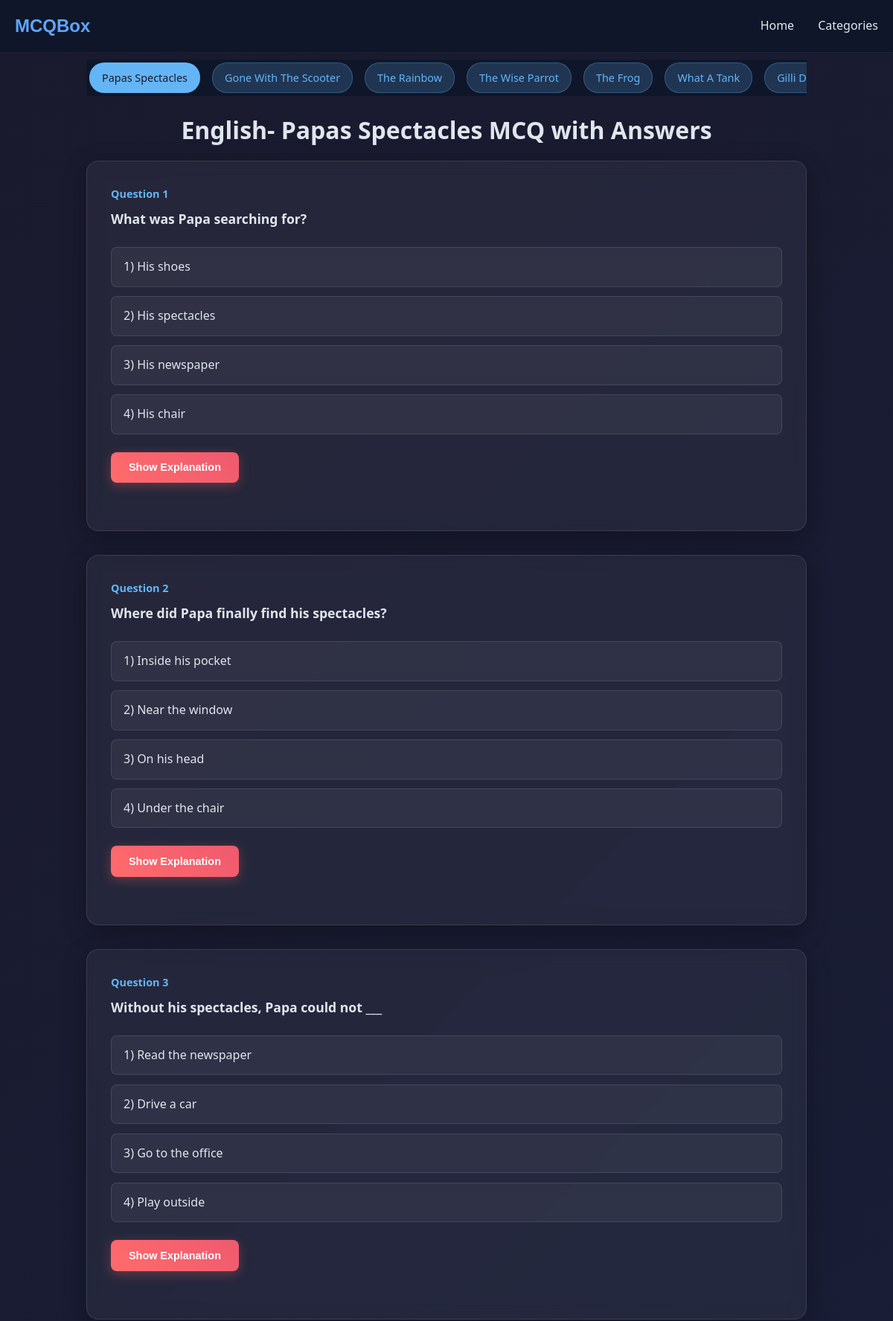
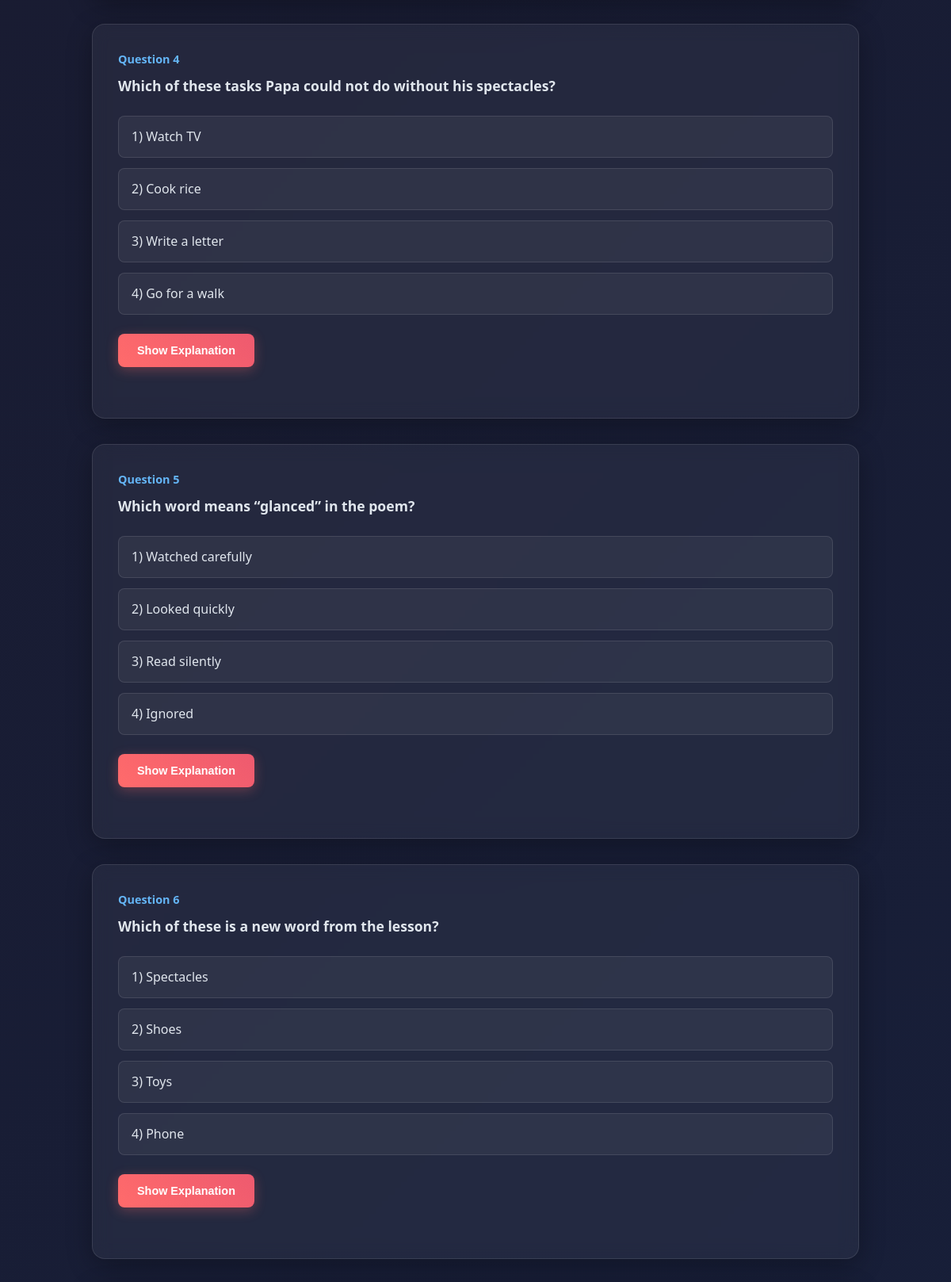
Page /category/class-5/english (upper part) on the committed database (2 pictures, top to bottom).
### mcqbox/model.py (models this page shows, shortened)
class Tag(db.Model):
    id = db.Column(db.Integer, primary_key=True)
    name = db.Column(db.String(50), nullable=False)
    category_id = db.Column(db.Integer, db.ForeignKey('category.id'), nullable=False)
    category = db.relationship('Category', backref=db.backref('tags', lazy=True))
    subcategory_id = db.Column(db.Integer, db.ForeignKey('subcategory.id'), nullable=True)
    subcategory = db.relationship('Subcategory', backref=db.backref('tags', lazy=True))
    created_at = db.Column(db.DateTime, server_default=db.func.now())

class Subcategory(db.Model):
    id = db.Column(db.Integer, primary_key=True)
    name = db.Column(db.String(50), nullable=False)
    category_id = db.Column(db.Integer, db.ForeignKey('category.id'), nullable=False)
    category = db.relationship('Category', backref=db.backref('subcategories', lazy=True))
    description = db.Column(db.String(200), nullable=True)
    created_at = db.Column(db.DateTime, server_default=db.func.now())
    updated_at = db.Column(db.DateTime, server_default=db.func.now(), onupdate=db.func.now())

class Question(db.Model):
    id = db.Column(db.Integer, primary_key=True)
    question_text = db.Column(db.String(500), nullable=False)
    subcategory_id = db.Column(db.Integer, db.ForeignKey('subcategory.id'), nullable=False)
    subcategory = db.relationship('Subcategory', backref=db.backref('questions', lazy=True))
    tag_id = db.Column(db.Integer, db.ForeignKey('tag.id'), nullable=True)
    tag = db.relationship('Tag', backref=db.backref('questions', lazy=True))
    explanation = db.Column(db.String(500), nullable=True)
    options = db.Column(db.JSON, nullable=False)
    category_id = db.Column(db.Integer, db.ForeignKey('category.id'), nullable=False)
    category = db.relationship('Category', backref=db.backref('questions', lazy=True))
    created_at = db.Column(db.DateTime, server_default=db.func.now())
    updated_at = db.Column(db.DateTime, server_default=db.func.now(), onupdate=db.func.now())

### mcqbox/frontend/route.py (the view)
@app.route("/category/<category>/<subcat>")
def mcq(category, subcat):
    category = category.replace('-', ' ')
    category_db = Category.query.filter_by(name=category).first()
    cate_id = category_db.id
    subcat = subcat.replace('-', ' ')
    subcategory_id = Subcategory.query.filter_by(name=subcat, category_id=cate_id).first()
    subcat_id = subcategory_id.id if subcategory_id else None
    tag = request.args.get("tag")
    if tag:
        tag = tag.replace('-', ' ')
        question = Question.query.join(Tag).filter(Tag.name == tag).all()
    else:
        tag = Tag.query.filter_by(subcategory_id=subcat_id).first()
        tag = tag.name if tag else None
        question = Question.query.join(Tag).filter(Tag.name == tag).all()
    tags = Tag.query.filter_by(subcategory_id=subcat_id).all()
    return render_template("mcq.html" , questions=question, category=category, subcat=subcat, id=id, tags=tags, tag = tag)

### mcqbox/frontend/templates/mcq.html (shortened to what this page needs)
{% from "micro/nav.html" import nav %}
{% extends "home.html" %}
{% block head %}
<link rel="stylesheet" href="{{ url_for('frontend.static', filename='css/mcq.css') }}">
<link rel="stylesheet" href="{{ url_for('frontend.static', filename='css/nav.css') }}">
{% endblock %}
{% block content %}
{{ nav() }}
<div class="container">
    <div class="chip-container">
        {% for tag in tags %}
        <a href="/category/{{category | replace(' ', '-')}}/{{subcat | replace(' ', '-')}}?tag={{tag.name | lower | replace(' ', '-')}}"
            style="text-decoration: none;" title="Explore {{tag.name | title}} questions">
            <div class="chip">{{tag.name |title}}</div>
        </a>
        {%endfor%}
    </div>
    <h1 style="text-align: center; margin: 1rem;">{{subcat | title}}- {{tag | title}} MCQ with Answers</h1>
    {% for question in questions%}
    <div class="mcq-card">
        <div class="question-number">Question {{ loop.index }}</div>
        <h2 class="question">{{question.question_text}}</h2>
        <ul style="list-style-type: none;">
            <div class="options">
                {%for opt in question.options%}
                <div class="option" onclick="selectOption(this, {{opt.is_correct |lower}})">
                    <li>{{ loop.index }}) {{opt.text}}</li>
                </div>
                {% endfor %}
            </div>
        </ul>
        <div class="lol">
            <div>
                <button class="explanation-btn" onclick="toggleExplanation(this)">Show Explanation</button>
            </div>
        </div>
    </div>
    {% endfor %}
</div>
{% endblock %}

### mcqbox/frontend/static/css/style.css (style rules this page uses)
* { margin: 0; padding: 0; box-sizing: border-box; }
body { font-family: 'Segoe UI', Tahoma, Geneva, Verdana, sans-serif; line-height: 1.6; color: #e0e0e0; background: linear-gradient(135deg, #0f0f23 0%, #1a1a2e 50%, #16213e 100%); min-height: 100vh; transition: all 0.3s ease; }
.container { max-width: 1200px; margin: 0 auto; padding: 0 20px; }
a { text-decoration: none; }

### mcqbox/frontend/static/css/mcq.css (style rules this page uses)
* { margin: 0; padding: 0; box-sizing: border-box; }
body { font-family: 'Segoe UI', Tahoma, Geneva, Verdana, sans-serif; background: linear-gradient(135deg, #1a1a2e 0%, #16213e 100%); color: #e0e6ed; min-height: 100vh; }
.chip-container { margin-top: 5rem; margin-bottom: 20px; display: flex; gap: 1rem; overflow-x: auto; padding: 0.5rem 0; scrollbar-width: thin; scrollbar-color: #64b5f6 transparent; position: sticky; top: 70px; background: rgba(15, 23, 42, 0.95); z-index: 10; border-radius: 4px; padding: 4px; }
.chip { background: rgba(100, 181, 246, 0.2); color: #64b5f6; padding: 0.5rem 1rem; border-radius: 20px; border: 1px solid rgba(100, 181, 246, 0.3); cursor: pointer; white-space: nowrap; transition: all 0.3s ease; font-size: 0.9rem; }
.chip.active { background: #64b5f6; color: #1a1a2e; }
.container { max-width: 1000px; margin: 2rem auto; padding: 0 1rem; }
.mcq-card { background: rgba(255, 255, 255, 0.05); backdrop-filter: blur(10px); border-radius: 16px; padding: 2rem; margin-bottom: 2rem; border: 1px solid rgba(255, 255, 255, 0.1); box-shadow: 0 8px 32px rgba(0, 0, 0, 0.3); transition: transform 0.3s ease; }
.question-number { color: #64b5f6; font-size: 0.9rem; font-weight: 600; margin-bottom: 0.5rem; }
.question { font-size: 1.1rem; margin-bottom: 1.5rem; line-height: 1.6; }
.options { display: flex; flex-direction: column; gap: 0.8rem; margin-bottom: 1.5rem; }
.option { background: rgba(255, 255, 255, 0.05); border: 1px solid rgba(255, 255, 255, 0.1); border-radius: 8px; padding: 0.8rem 1rem; cursor: pointer; transition: all 0.3s ease; position: relative; }
.explanation-btn { background: linear-gradient(45deg, #ff6b6b, #ee5a6f); color: white; border: none; padding: 0.8rem 1.5rem; border-radius: 8px; cursor: pointer; font-size: 0.9rem; font-weight: 600; transition: all 0.3s ease; box-shadow: 0 4px 15px rgba(255, 107, 107, 0.3); }

### rows in the picture
Tag: name "Papas Spectacles"
Tag: name "Gone With The Scooter"
Tag: name "The Rainbow"
Tag: name "The Wise Parrot"
Tag: name "The Frog"
Tag: name "What A Tank"
Tag: name "Gilli…"
Subcategory: name "English"
Question: question_text "What was Papa searching for?", text "His shoes" "His spectacles" "His newspaper" "His chair"
Question: question_text "Where did Papa finally find his spectacles?", text "Inside his pocket" "Near the window" "On his head" "Under the chair"
Question: question_text "Without his spectacles, Papa could not ___", text "Read the newspaper" "Drive a car" "Go to the office" "Play outside"
Question: question_text "Which of these tasks Papa could not do without his spectacles?", text "Watch TV" "Cook rice" "Write a letter" "Go for a walk"
Question: question_text "Which word means “glanced” in the poem?", text "Watched carefully" "Looked quickly" "Read silently" "Ignored"
Question: question_text "Which of these is a new word from the lesson?", text "Spectacles" "Shoes" "Toys" "Phone"
